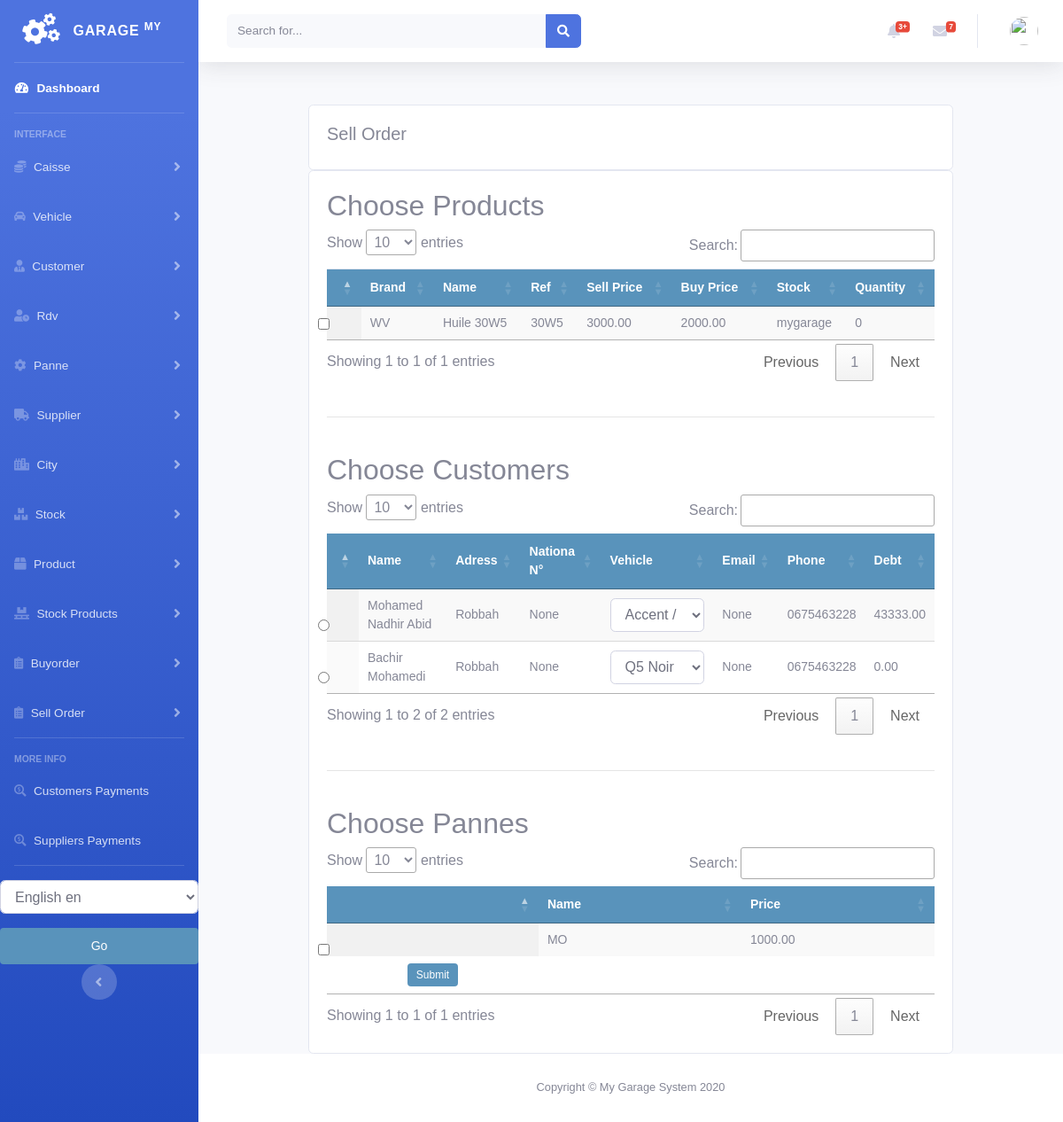
Screenshot of /stock/order_stockproduct_list with the database file from the repository.
### stock/models.py (models this page shows, shortened)
class StockProduct(models.Model):
    product = models.ForeignKey(Product, null=True, on_delete=models.CASCADE)
    quantity = models.PositiveIntegerField(default=1)
    stock = models.ForeignKey(Stock, null=True, on_delete=models.CASCADE)
    class Meta:
        ordering = ('product',)
        verbose_name = 'stockproduct'
        verbose_name_plural = 'stockproducts'

class Stock(models.Model):
    name = models.CharField(max_length=250, null=True)
    class Meta:
        ordering = ('name',)
        verbose_name = 'stock'
        verbose_name_plural = 'stocks'
    def __str__(self):
        return self.name

### product/models.py (models this page shows, shortened)
class Product(models.Model):
    brand = models.CharField(max_length=250, null=True)
    name = models.CharField(max_length=250, null=True)
    ref = models.CharField(max_length=250, null=True)
    desc = models.CharField(max_length=250, null=True)
    image = models.ImageField(upload_to='products/%Y/%m/%d', blank=True, )
    buyprice = models.DecimalField(max_digits=10, null=True, decimal_places=2, default=0)
    sellprice = models.DecimalField(max_digits=10, null=True, decimal_places=2, default=0)
    alert_quantity = models.PositiveIntegerField(default=1, blank=True, null=True)
    stock = models.ForeignKey('stock.Stock', blank=True, null=True, on_delete=models.CASCADE)
    class Meta:
        ordering = ('name',)
        verbose_name = 'product'
        verbose_name_plural = 'products'

### customer/models.py (models this page shows, shortened)
class Customer(models.Model):
    firstname = models.CharField(max_length=250, null=True)
    lastname = models.CharField(max_length=250, null=True)
    address = models.CharField(max_length=200, null=True)
    phone = models.CharField(max_length=200, null=True)
    national_number = models.CharField(max_length=200, null=True)
    email = models.EmailField(null=True)
    date_created = models.DateTimeField(auto_now_add=True, null=True)
    date_joined = models.DateField(null=True)
    debt = models.DecimalField(max_digits=10, decimal_places=2, null=True, default=0)
    def get_vehicles(self):
        return self.vehicles.all().filter(customer=self)

### rdv/models.py (models this page shows)
class Panne(models.Model):
    desc = models.TextField(null=True, blank=True)
    price = models.DecimalField(max_digits=10, decimal_places=2)

### stock/views.py (the view, shortened to what this page needs)
# urls.py: path('order_stockproduct_list', views.order_stockproduct_list, name='order_stockproduct_list'),
def order_stockproduct_list(request):
    stockproducts = StockProduct.objects.all().filter(quantity__gte=0)
    customers = Customer.objects.all()
    pannes = Panne.objects.all()
    context = {
        'customers': customers,
        'stockproducts': stockproducts,
        'pannes': pannes,
    }
    return render(request, 'stockproduct/order_list_stockproduct.html', context)

### vehicule/models.py (called while the page is built)
    def __str__(self):
        return self.vehicle_name + " - " + self.vehicle_mat

### stock/templates/stockproduct/order_list_stockproduct.html (shortened to what this page needs)
{% extends 'home.html' %}
{% load static %}
{% block content %}
<br>
<div class="container">
    <div class="row">
        <div class="col-md">
            <div class="card card-body">
                <h5>Sell Order</h5>
            </div>
            <div class="card card-body">
                <form action="" method="post">
                    {% csrf_token %}
                    <h2>Choose Products</h2>
                    <table id="table_id" class=" table display text-center">
                        <thead>
                        <tr>
                            <th></th>
                            <th>Brand</th>
                            <th>Name</th>
                            <th>Ref</th>
                            <th>Sell Price</th>
                            <th>Buy Price</th>
                            <th>Stock</th>
                            <th>Quantity</th>
                        </tr>
                        </thead>
                        <tbody>
                        {% for prod in stockproducts %}
                        <tr>
                            <td>
                                <input class="form-check-input product-input" type="checkbox" value="{{prod.id}}" id="{{prod.id}}"
                                       name="products">
                            </td>
                            <td>
                                {{prod.product.brand}}
                            </td>
                            <td>
                                {{prod.product.name}}
                            </td>
                            <td>
                                {{prod.product.ref}}
                            </td>
                            <td>
                                {{prod.product.sellprice}}
                            </td>
                            <td>
                                {{prod.product.buyprice}}
                            </td>
                            <td>
                                {{prod.stock}}
                            </td>
                            <td>
                                {{prod.quantity}}
                            </td>
                        </tr>
                        {% endfor %}
                        </tbody>
                    </table>
                    <br>
                    <hr>
                    <br>
                    <h2>Choose Customers</h2>
                    <table id="table_customer" class="display text-center">
                        <thead>
                        <tr>
                            <th></th>
                            <th>Name</th>
                            <th>Adress</th>
                            <th>Nationa N°</th>
                            <th>Vehicle</th>
                            <th>Email</th>
                            <th>Phone</th>
                            <th>Debt</th>
                        </tr>
                        </thead>
                        <tbody>
                        {% for customer in customers %}
                        <tr>
                            <td>
                                <input class="form-check-input" type="radio" value="{{customer.id}}"
                                       id="{{customer.id}}" name="customers">
                            </td>
                            <td>
                                {{customer.firstname}}
                                {{customer.lastname}}
                            </td>
                            <td>
                                {{customer.address}}
                            </td>
                            <td>
                                {{customer.national_number}}
                            </td>
                            <td>
                                <select class="form-control" name="vehicle">
                                    {% for vehicle in customer.get_vehicles%}
                                    <option value="{{vehicle.id}}">{{vehicle}}</option>
                                    {% empty %}
                                    <option value="None">None</option>
                                    {% endfor %}
                                </select>
                            </td>
                            <td>
                                {{customer.email}}
                            </td>
                            <td>
                                {{customer.phone}}
                            </td>
                            <td>
                                {{customer.debt}}
                            </td>
                        </tr>
                        {% endfor %}
                        </tbody>
                    </table>
                    <br>
                    <hr>
                    <br>
                    <h2>Choose Pannes</h2>
                    <table id="table_panne" class="display text-center">
                        <thead>
                        <tr>
                            <th></th>
                            <th>Name</th>
                            <th>Price</th>
                        </tr>
                        </thead>
                        <tbody>
                        {% for panne in pannes %}
                        <tr>
                            <td>
                                <input class="form-check-input panne-input" type="checkbox" value="{{panne.id}}" id="{{panne.id}}"
                                       name="pannes">
                            </td>
                            <td>
                                {{panne.desc}}
                            </td>
                            <td>
                                {{panne.price}}
                            </td>
                        </tr>
                        {% endfor %}
                        </tbody>
                        <tr class="text-center">
                            <td class="text-center">
                                <input class="btn btn-primary" type="submit" name="submit">
                            </td>
                        </tr>
                    </table>
                </form>
            </div>
        </div>
    </div>
</div>
{% endblock %}
{% block jsscript %}
<link rel="stylesheet" href="https://ajax.googleapis.com/ajax/libs/jqueryui/1.12.1/themes/smoothness/jquery-ui.css">
<link rel="stylesheet" href="https://cdnjs.cloudflare.com/ajax/libs/chosen/1.8.7/chosen.min.css"/>
<link rel="stylesheet" type="text/css" href="https://cdn.datatables.net/1.10.22/css/jquery.dataTables.css">
{% endblock %}

### static/css/main.css (style rules this page uses)
body { margin:0; padding:0; font-family:helvetica, sans-serif; }
h1, h2, h3, h4, h5 , h6 { font-family: 'Ubuntu', sans-serif; font-weight:normal; }
a.button, input[type="submit"] { color:#fff; background:#5993bb; border-radius:4px; padding:10px 20px; font-size:14px; border:0; }
table { width:100%; border-spacing:0; border-collapse: collapse; }
table th, table td { text-align:left; font-size:14px; padding:10px; margin:0; }
tbody tr:nth-child(odd) { background:#efefef; }
thead th, tbody tr.total { background:#5993bb; color:#fff; font-weight:bold; }
td input[type="submit"] { font-size:12px; padding:4px 10px; }

### rows the page displays
StockProduct: product.brand "WV", product.name "Huile 30W5", product.ref "30W5", product.sellprice "3000.00", product.buyprice "2000.00", stock "mygarage", quantity "0"
Customer: firstname "Mohamed Nadhir", lastname "Abid", address "Robbah", national_number "None", email "None", phone "0675463228", debt "43333.00"
Customer: firstname "Bachir", lastname "Mohamedi", address "Robbah", national_number "None", email "None", phone "0675463228", debt "0.00"
Panne: desc "MO", price "1000.00"

### other values shown
form field vehicle "Accent / 2018 / noir - 349009785"
form field vehicle "Q5 Noir 2019 - 349009785"
